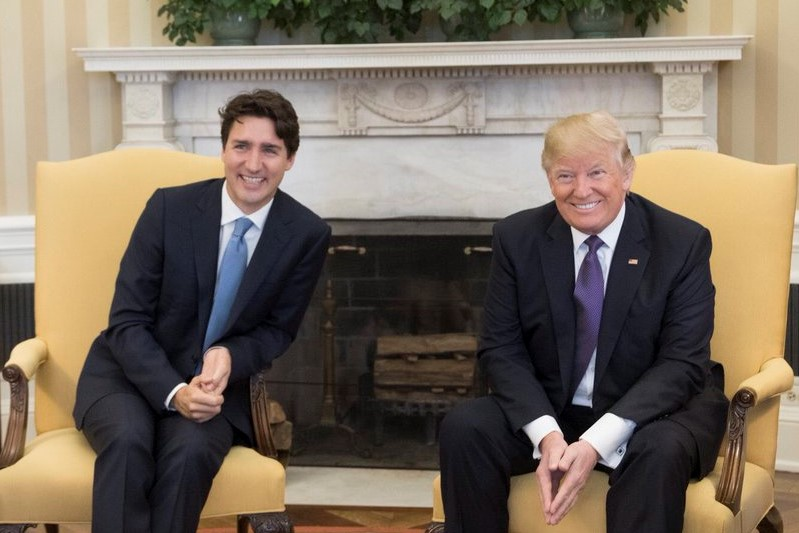
#> input picture OpenCV using Python/Basic_Image_Processing/trumptrudeau.jpg, 799 x 533 px
$ jupyter execute 'Image Processing with OpenCV.ipynb'
#> lines starting #> are read from the running program, lines starting #| are printed output that depends on the picture
<h1><center> Image Processing using OpenCV </center></h1>

<div class="alert alert-block alert-info" style="margin-top: 20px">
    <ul>
        <li><a href="#ref2">Basic Image Preparation</a></li>
        <li><a href="#ref1">Canny Edge Detection</a></li>
        <li><a href="#ref3">Analyzing Images using Histograms</a></li>
        <li><a href="#ref4">Face Detection</a></li>
    </ul>
</div>
<hr>

[cell 1]
import cv2
print(cv2.__version__)

#### Download an image

Let's first download an image, using the `urllib` package. We'll need to specify a `url` of an image and a `filename`.

[cell 2]
import urllib.request

#Set the url and filename
trumptrudeau_url = "https://upload.wikimedia.org/wikipedia/commons/7/76/Donald_Trump_Justin_Trudeau_2017-02-13_02.jpg"
trumptrudeau_filename = "trumptrudeau.jpg"


urllib.request.urlretrieve(trumptrudeau_url, trumptrudeau_filename) # downloads file as "trumptrudeau.jpg"
#> (this line was passed over: the network is not available in this run)

**Verify that the image has downloaded**

At this point, you should now see the file listed in the files directory in the left-sidebar of the JupyterLab environment. If this side menu is hidden, you can go to `View`>`View Left-Sidebar`.

Alternatively, you can run the command below to check the files in your current directory:

[cell 3]
import os
os.listdir(os.curdir) #shows all files in current directory

[cell 4]
#Is trump_filename in your directory?
print(trumptrudeau_filename in os.listdir(os.curdir))

**Plotting images in Jupyter Notebooks**

[cell 5]
from matplotlib import pyplot as plt

trumptrudeau = cv2.imread(trumptrudeau_filename)
#> trumptrudeau is the input picture: shape (533, 799, 3); mean B, G, R 95.3, 109.4, 122

plt.imshow(trumptrudeau)

<a id="ref2"></a>
## Image Preparation

Hm... the Presidents are looking a little _blue_ in the above photo, wouldn't you say?

**Fix colors when displaying images**

[cell 6]
img_corrected = cv2.cvtColor(trumptrudeau, cv2.COLOR_BGR2RGB)

plt.imshow(img_corrected)

**Remove the axes around the image**

[cell 7]
plt.axis("off") #remove axes ticks
plt.imshow(img_corrected)

**Change the size of the displayed image in the notebook**

Note that this simply changes the display size of the image, not the actual image dimensions

[cell 8]
from pylab import rcParams

rcParams['figure.figsize'] = 10, 12

plt.axis("off") #remove axes ticks
plt.imshow(img_corrected)

**Convert to Grayscale**

[cell 9]
gray_trumptrudeau = cv2.cvtColor(trumptrudeau, cv2.COLOR_BGR2GRAY)
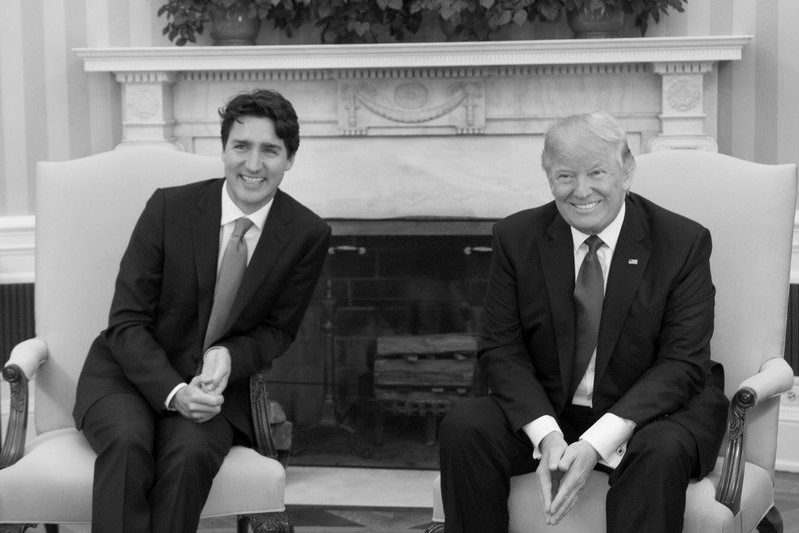
#> gray_trumptrudeau: shape (533, 799); min 0, max 255, mean 111.6

plt.imshow(gray_trumptrudeau, cmap = 'gray')
plt.axis("off") #remove axes ticks/
plt.title('Grayscale Image')

<a id="ref1"></a>
## Canny Edge Detection

Canny Edge Detection is an algorithm used to detect edges in an image, and was developed by John F. Canny in 1986.
Full OpenCV documentation on Canny Edge Detection: [here](https://docs.opencv.org/master/da/d22/tutorial_py_canny.html)

[cell 10]
rcParams['figure.figsize'] = 10, 12


edges = cv2.Canny(img_corrected,
                  threshold1=100,
                  threshold2=200)
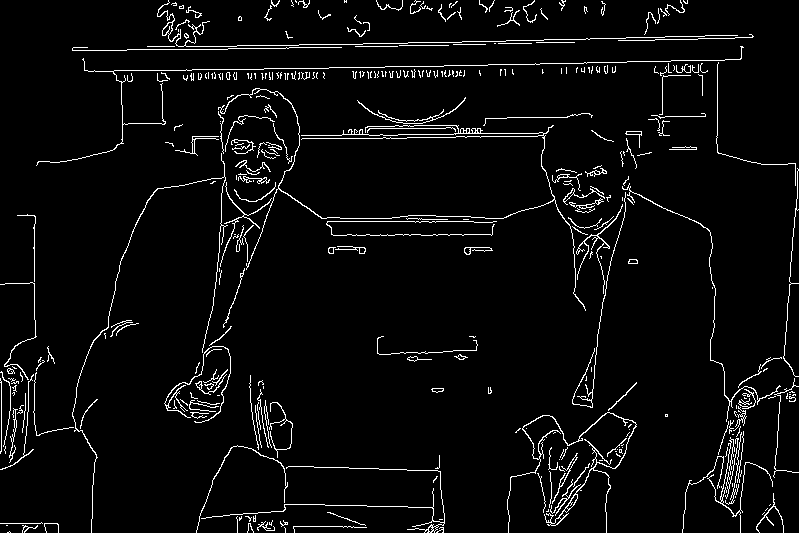
#> edges: shape (533, 799); 4.3% white in thin lines or dots

plt.imshow(edges,cmap = 'gray')
plt.title('Edge Image'), plt.xticks([]), plt.yticks([])

#### Try different levels of threshold:

[cell 11]
rcParams['figure.figsize'] = 10, 12

edges = cv2.Canny(img_corrected,
                  threshold1=1,   ## try different values here
                  threshold2=200) ## try different values here
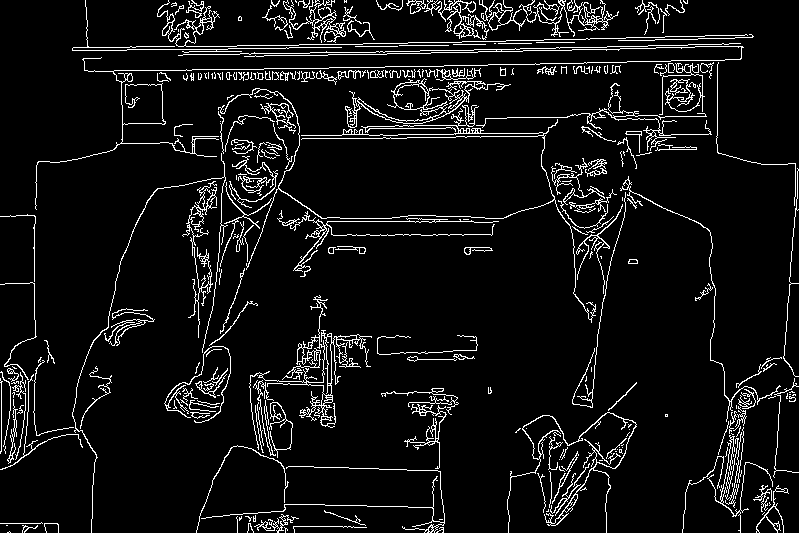
#> edges: shape (533, 799); 7.1% white in thin lines or dots

plt.imshow(edges,cmap = 'gray')
plt.title('Edge Image'), plt.xticks([]), plt.yticks([])

[cell 12]
rcParams['figure.figsize'] = 10, 12

edges = cv2.Canny(img_corrected,
                  threshold1=100,   ## try different values here
                  threshold2=500) ## try different values here
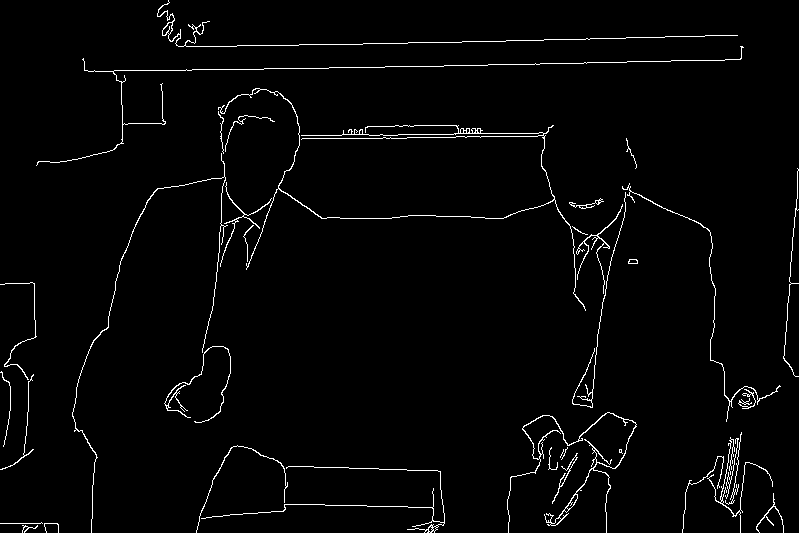
#> edges: shape (533, 799); 2.2% white in thin lines or dots

plt.imshow(edges,cmap = 'gray')
plt.title('Edge Image'), plt.xticks([]), plt.yticks([])

**Want to know the parameters of a function?**

Try using a question mark `?` before a method to display the help doc for the method.

<a id="ref3"></a>
## Analyzing Images using Histograms

**Histograms - Grayscale**

Histograms allow you to quickly determine the number of pixels that are on a scale "black pixel" (0) to "white pixel" (255).

Execute the code cell below to see the histogram of the image of President Trump and President Trudeau:

[cell 13]
import cv2
import numpy as np
from matplotlib import pyplot as plt

rcParams['figure.figsize'] = 8,4

plt.hist(gray_trumptrudeau.ravel(),256,[0,256])
plt.title('Histogram of Grayscale trumptrudeau.jpg')
plt.show()
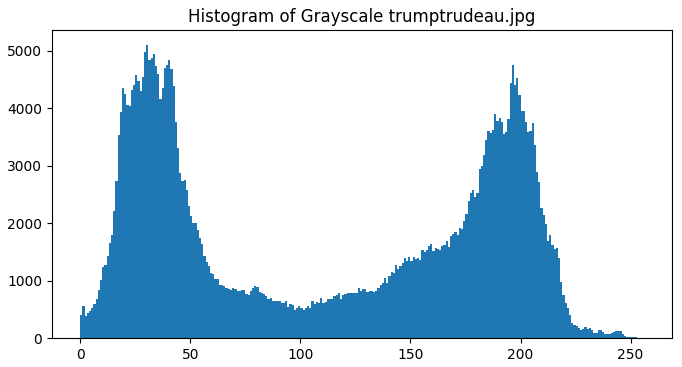
#> figure drawn by matplotlib, 1 panel; tallest bar 5109 high, from x = 30 to 31

**What's in the histogram?**

Like any other histogram, this graph shows the **count** of something. In this case, it's the _number of pixels in the image_ that are either _dark_ (towards the left of the graph) or _lighter_ (towards the right of the graph).

**Why are histograms important**?
- If you're concerned about whether the image is properly exposed (not too dark and not too bright), then histograms are a great way of checking the distribution of your lighter and darker pixels!
- If your images are overexposed (too bright) or underexposed (too dark), you can fix exposure with OpenCV in Python (although you may lose some image quality).
- This might be important if you're developing an app where users are taking photos and your app is trying to classify the objects inside the image. If it's too dark or too light, the objects may not be recognizable.

**How do you read the histogram?**
- On the **x-axis**, the values normally range from 0 (black) to 255 (white). So darker pixels are on the left, and whiter pixels are to the right. In the `matplotlib` chart above, the x-axis goes from 0 to 256, since each pixel is represented as a bin start from 0 to 0.99, and ends with 255 to 255.99.
- The **y-axis** shows the number of pixels found in the image on the scale of black to white.

**Observations:**
The grayscale histogram above shows that:
- lots of pixels around `x = 30`, which are **darker pixels**.
- lots of pixels around `x = 200`, which are **lighter pixels**.

**Interpretation:**
- the image appears to have lots of very dark, and very light pixels, but not a lot of pixels in between. Looking at the image of the Presidents, this is readily apparent -- the darker pixels seem to come from the black suits and the fireplace. A lot of the lighter pixels come from the furniture and walls.

**Histograms - Color scale (RGB)**

#### Interpreting RGB histograms
Like grayscale histograms, RGB also shows the count distribution of pixels from black (`x=0`) to full color (`x=255`).

Here is a color image of the presidents:

[cell 14]
rcParams['figure.figsize'] = 10, 12

plt.axis("off") #remove axes ticks
plt.imshow(img_corrected)

And the following is an RGB histogram for the above image

#### RGB histogram

[cell 15]
rcParams['figure.figsize'] = 8, 4

color = ('b','g','r')
for i,col in enumerate(color):
    histr = cv2.calcHist([trumptrudeau],[i],None,[256],[0,256])
    plt.plot(histr,color = col)
    plt.xlim([0,256])
plt.show()
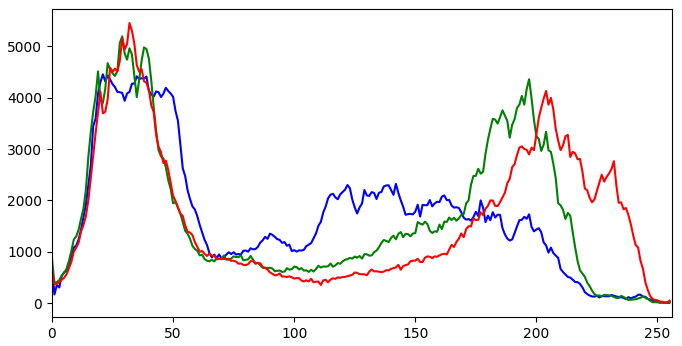
#> figure drawn by matplotlib, 1 panel; curve peaks at x = 21, y = 4455; curve peaks at x = 29, y = 5195; curve peaks at x = 32, y = 5454

In the histogram above, you can observe that:
- of the lighter pixels (around `x >= 200`), there are more red pixels than green or blue pixels. This is likely because of the redness in the faces of the presidents.
- there seems to be a similar amount of dark red, dark blue, and dark green pixels (around `x<50`)
- in terms of middle-tones, there seems to be more blue pixels than green or red. This is likely because of the neckties worn by the presidents.

<a id="ref4"></a>
## Face Detection

[cell 16]
# Load the cascade
face_cascade = cv2.CascadeClassifier('./haarcascade_frontalface_default.xml')
face_cascade.load('haarcascade_frontalface_default.xml')

[cell 17]
rcParams['figure.figsize'] = 10, 12
plt.axis("off") #remove axes ticks
plt.imshow(img_corrected)

[cell 18]
# Detect faces
faces = face_cascade.detectMultiScale(img_corrected)
#> faces = [[217, 119, 76, 76], [541, 143, 77, 77]]

[cell 19]
faces
#> Out = [[217, 119, 76, 76], [541, 143, 77, 77]]

**Draw Rectangle Around Faces**

[cell 20]
for face in faces:
    (x,y,w,h) = face
    cv2.rectangle(img_corrected,
                (x,y), #bottom left corner
                (x+w,y+h), #upper right corner
                (0,255,0), #color
                3) #line thickness
#> this loop made 2 passes
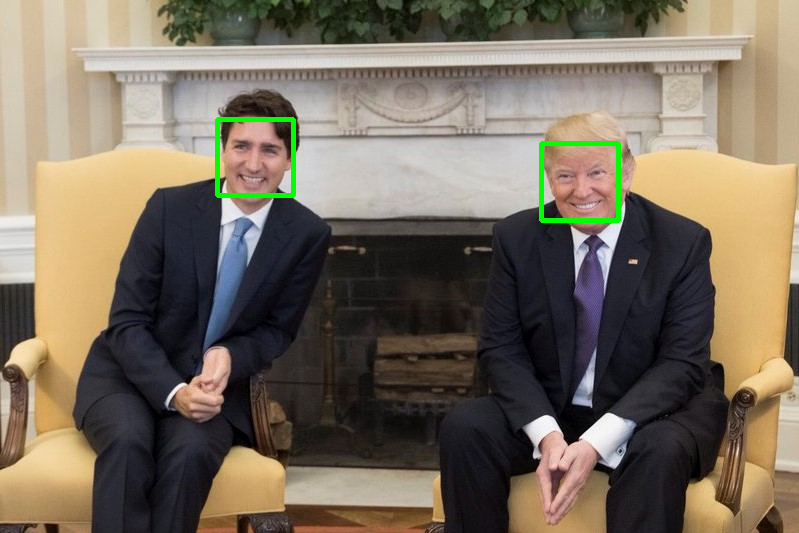
#> img_corrected: shape (533, 799, 3); mean R, G, B 120.9, 110.3, 94.4
